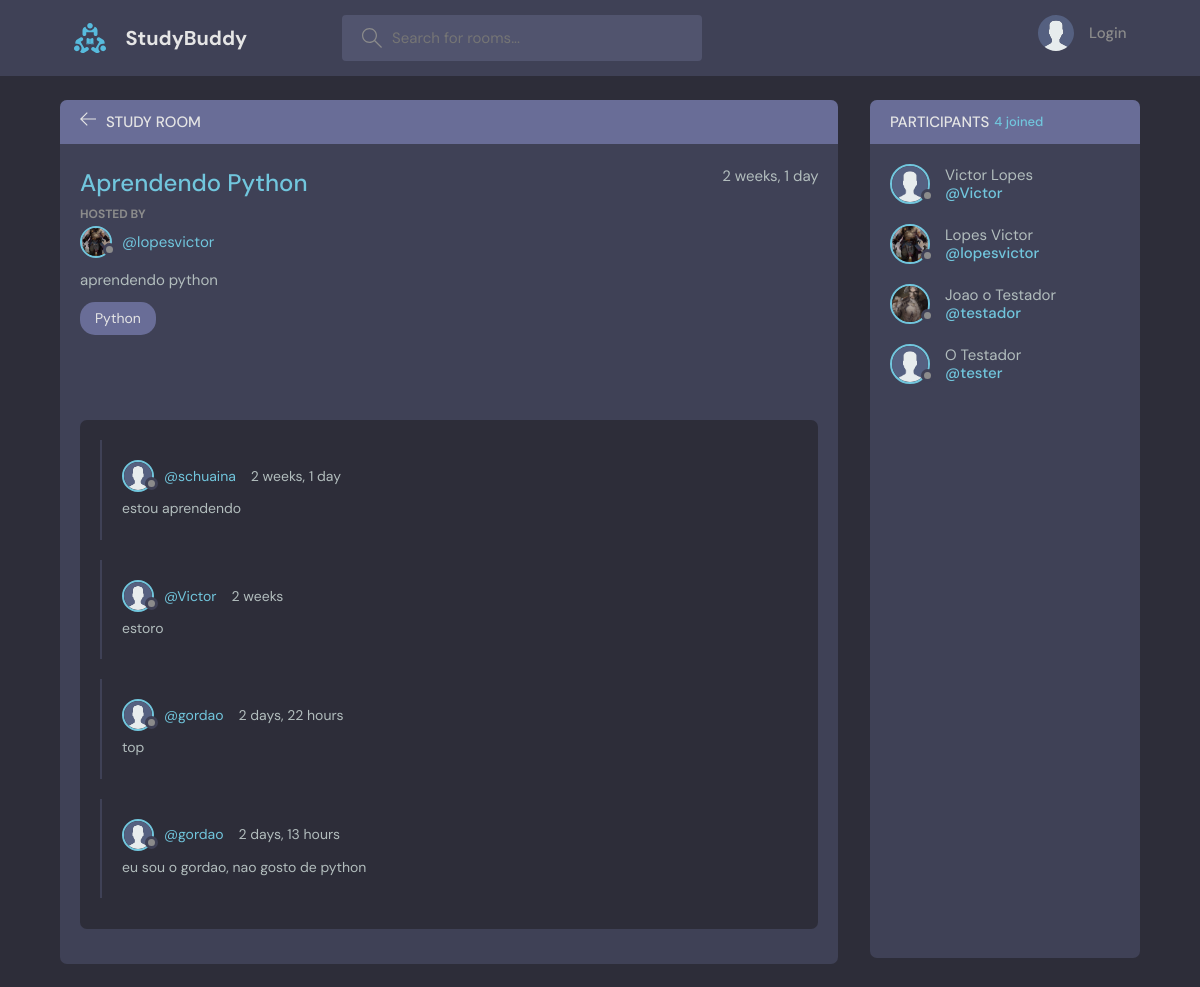
/room/20/, run on the app's committed database.
### base/models.py (models this page shows, shortened)
class Room(models.Model):
    hostProfile = models.ForeignKey(UserProfile, on_delete=models.CASCADE, null=True)           #o host da sala de conversas é um user
    topic = models.ForeignKey(Topic, on_delete=models.SET_NULL, null=True)
    name = models.CharField(max_length=200)
    description = models.TextField(null = True, blank = True)
    participants = models.ManyToManyField(UserProfile, related_name='participants', blank = True)     #como os participantes da sala são do mesmo tipo já declarado anteriormente, temos que dar um nome para a coluna da tabela relacional, que nesse caso vai ser participants
    updated = models.DateTimeField(auto_now=True)
    created = models.DateTimeField(auto_now_add=True)
    class Meta:
        ordering = ['-updated', '-created']
    def __str__(self):
        return self.name

class UserProfile(models.Model):
    user = models.OneToOneField(User, on_delete=models.CASCADE)
    name = models.CharField(max_length=50)
    about = models.TextField(max_length=200)
    avatar = models.ImageField(upload_to='media/avatars', default='media/avatars/avatar.svg', blank=True)

class Topic(models.Model):
    name = models.CharField(max_length=200)
    def __str__(self):
        return self.name

class Message(models.Model):
    userProfile = models.ForeignKey(UserProfile, on_delete=models.CASCADE)
    room = models.ForeignKey(Room, on_delete=models.CASCADE)
    body = models.TextField()
    updated = models.DateTimeField(auto_now=True)
    created = models.DateTimeField(auto_now_add=True)
    class Meta:
        ordering = ['-updated', '-created']

### base/views.py (the view, shortened to what this page needs)
# urls.py: path('room/<str:pk>/', views.getRoom, name='api-room'),
def room(request, pk):
    room = Room.objects.get(id=pk)                                                  #procura um objeto do modelo Room que possua a primary key passada
    room_messages = room.message_set.all()                    #nesse caso, message_set se refere ao conjunto do modelo message relacionado ao objeto room retornado pela linha acima
    participants = room.participants.all().order_by('user__username')
    if request.user.is_authenticated:
        avatar = UserProfile.objects.get(user__username = request.user).avatar.url
    else:
        avatar = 'media/avatars/avatar.svg'
    context = {'room': room, 'room_messages': room_messages, 'participants' : participants, 'avatar' : avatar}                             #context é um dicionário com todos os dados que serão passados para o html
    return render(request, 'base/room.html', context)                               #renderiza o html 'base/room' passando a requisição e o dicionário com os itens criados

### base/templates/base/room.html (shortened to what this page needs)
{% extends 'main.html' %}
{% block content %}
<body>
  <main class="profile-page layout layout--2">
    <div class="container">
      <div class="room">
        <div class="room__top">
          <div class="room__topLeft">
            <a href="{% url 'home' %}">
              <svg version="1.1" xmlns="http://www.w3.org/2000/svg" width="32" height="32" viewBox="0 0 32 32">
                <title>arrow-left</title>
                <path
                  d="M13.723 2.286l-13.723 13.714 13.719 13.714 1.616-1.611-10.96-10.96h27.625v-2.286h-27.625l10.965-10.965-1.616-1.607z"
                ></path>
              </svg>
            </a>
            <h3>Study Room</h3>
          </div>
        </div>
        <div class="room__box scroll">
          <div class="room__header scroll">
            <div class="room__info">
              <h3>{{room}}</h3>
              <span>{{room.created|timesince}}</span>
            </div>
            <div class="room__hosted">
              <p>Hosted By</p>
              <a href="{% url 'user-profile' room.hostProfile.user.id %}" class="room__author">
                <div class="avatar avatar--small">
                  <img src="{{room.hostProfile.avatar.url}}" />
                </div>
                <span>@{{room.hostProfile.user}}</span>
              </a>
            </div>
            <div class="room__details">
              {{room.description}}
            </div>
            <span class="room__topics">{{room.topic}}</span>
          </div>
          <div class="room__conversation">
            <div class="threads scroll">
              {% for message in room_messages %}
              <div class="thread">
                <div class="thread__top">
                  <div class="thread__author">
                    <a href="{% url 'user-profile' message.userProfile.user.id %}" class="thread__authorInfo">
                      <div class="avatar avatar--small">
                        <img src="{{message.userProfile.avatar.url}}" />
                      </div>
                      <span>@{{message.userProfile.user.username}}</span>
                    </a>
                    <span class="thread__date">{{message.created|timesince}}</span>
                  </div>
                </div>
                <div class="thread__details">
                  {{message.body}}
                </div>
              </div>
              {% endfor %}
            </div>
          </div>
        </div>
      </div>
      <div class="participants">
        <h3 class="participants__top">Participants <span>{{room.participants.count}} joined</span></h3>
        <div class="participants__list scroll">
          {% for userProfile in participants %}
          <a href="{% url 'user-profile' userProfile.user.id %}" class="participant">
            <div class="avatar avatar--medium">
              <img src="{{userProfile.avatar.url}}" />
            </div>
            <p>
              {{userProfile.name}}
              <span>@{{userProfile.user.username}}</span>
            </p>
          </a>
          {% endfor %}
        </div>
      </div>
    </div>
  </main>
</body>
</html>
{% endblock content %}

### data on the page
Room: name "Aprendendo Python", created "2 weeks, 1 day", hostProfile.avatar (picture), hostProfile.user "lopesvictor", description "aprendendo python", topic "Python", participants.count "4"
Message: userProfile.avatar (picture), userProfile.user.username "schuaina", created "2 weeks, 1 day", body "estou aprendendo"
Message: userProfile.avatar (picture), userProfile.user.username "Victor", created "2 weeks", body "estoro"
Message: userProfile.avatar (picture), userProfile.user.username "gordao", created "2 days, 22 hours", body "top"
Message: userProfile.avatar (picture), userProfile.user.username "gordao", created "2 days, 13 hours", body "eu sou o gordao, nao gosto de python"
UserProfile: avatar (picture), name "Victor Lopes", user.username "Victor"
UserProfile: avatar (picture), name "Lopes Victor", user.username "lopesvictor"
UserProfile: avatar (picture), name "Joao o Testador", user.username "testador"
UserProfile: avatar (picture), name "O Testador", user.username "tester"
